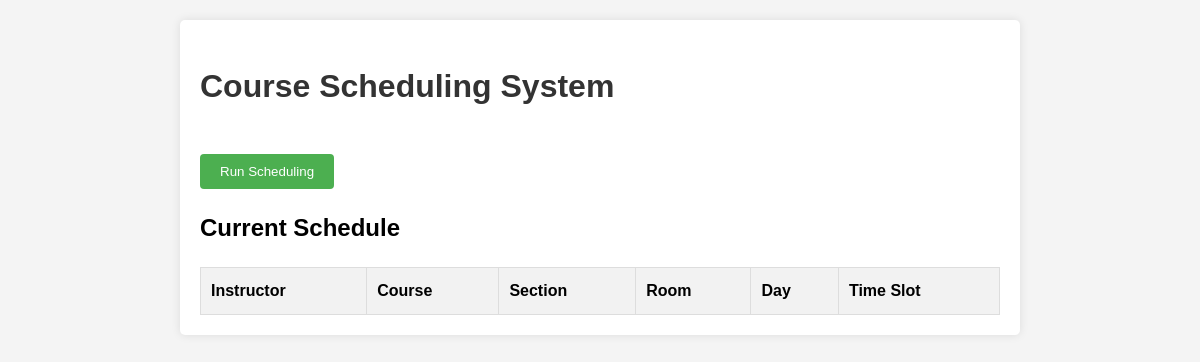
Before: /frame/auto_generated_schedule.php with the older database file.
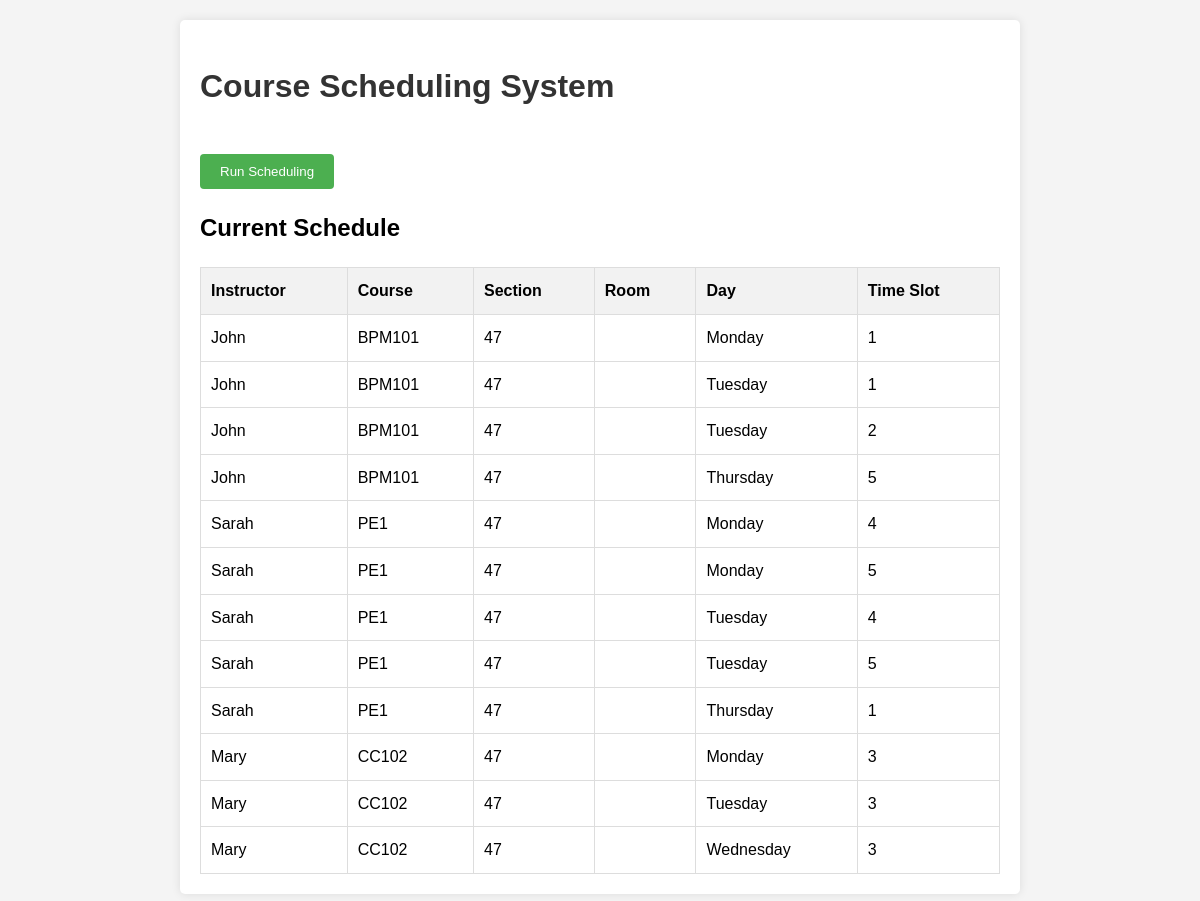
After: the same page with the newer database file.
### tables this page shows
CREATE TABLE `schedules` (
  `schedule_id` int(11) NOT NULL,
  `faculty_id` int(11) NOT NULL,
  `subject_code` varchar(50) NOT NULL,
  `section_id` int(11) NOT NULL,
  `day_of_week` enum('Monday','Tuesday','Wednesday','Thursday','Friday','Saturday','Sunday') NOT NULL,
  `time_slot` varchar(255) NOT NULL,
  `is_checked` tinyint(1) DEFAULT 0,
  `course_id` int(255) DEFAULT NULL,
  `room_id` varchar(255) DEFAULT NULL,
  `department` varchar(35) DEFAULT NULL,
  `year_level` varchar(35) DEFAULT NULL,
  `semester` varchar(10) DEFAULT NULL
);

CREATE TABLE `faculty` (
  `faculty_id` int(11) NOT NULL,
  `firstname` varchar(50) NOT NULL,
  `middlename` varchar(50) DEFAULT NULL,
  `lastname` varchar(50) NOT NULL,
  `college` varchar(100) DEFAULT NULL,
  `employment_status` enum('Full-Time','Part-Time') DEFAULT 'Full-Time',
  `address` text DEFAULT NULL,
  `phone_no` varchar(20) NOT NULL,
  `departmentID` varchar(50) DEFAULT NULL,
  `role` enum('Dean','Department Head','Instructor') DEFAULT NULL,
  `master_specialization` varchar(255) DEFAULT NULL,
  `created_at` timestamp NOT NULL DEFAULT current_timestamp(),
  `max_weekly_hours` int(11) DEFAULT 18
);

### frame/auto_generated_schedule.php (the view, shortened to what this page needs)
<?php
include_once "../connections/connection.php";
function fetchSchedules($conn) {
    $sql = "SELECT s.faculty_id, f.firstname AS instructor_name, s.subject_code, s.section_id, s.room_id, s.day_of_week, s.time_slot
            FROM schedules s
            JOIN faculty f ON s.faculty_id = f.faculty_id
            ORDER BY s.faculty_id, s.day_of_week, s.time_slot";
    $stmt = $conn->prepare($sql);
    $stmt->execute();
    $schedules = $stmt->fetchAll(PDO::FETCH_ASSOC);
    foreach ($schedules as &$schedule) {
        $schedule['time_slot'] = formatTimeSlot($schedule['time_slot']);
    }
    return $schedules;
}
function formatTimeSlot($time_slot) {
    return $time_slot;
}
function formatDayOfWeek($day) {
    global $days_of_week;
    if (is_string($day)) {
        return $day;
    }
    return isset($days_of_week[$day]) ? $days_of_week[$day] : 'Unknown';
}
$schedules = fetchSchedules($conn);
?>
<!DOCTYPE html>
<html lang="en">
<head>
</head>
<body>
    <div class="container">
        <h1>Course Scheduling System</h1>
        <form method="post">
            <input type="submit" name="run_scheduling" value="Run Scheduling" class="button">
        </form>
        <h2>Current Schedule</h2>
    <table>
        <tr>
            <th>Instructor</th>
            <th>Course</th>
            <th>Section</th>
            <th>Room</th>
            <th>Day</th>
            <th>Time Slot</th>
        </tr>
        <?php foreach ($schedules as $schedule): ?>
            <tr>
                <td><?php echo htmlspecialchars($schedule['instructor_name']); ?></td>
                <td><?php echo htmlspecialchars($schedule['subject_code']); ?></td>
                <td><?php echo htmlspecialchars($schedule['section_id']); ?></td>
                <td><?php echo htmlspecialchars($schedule['room_id']); ?></td>
                <td><?php echo htmlspecialchars($schedule['day_of_week']); ?></td>
                <td><?php echo htmlspecialchars($schedule['time_slot']); ?></td>
            </tr>
        <?php endforeach; ?>
    </table>
    </div>
</body>
</html>

### frame/auto_generated_schedule.php (style rules this page uses)
body { font-family: Arial, sans-serif; line-height: 1.6; margin: 0; padding: 20px; background-color: #f4f4f4; }
.container { max-width: 800px; margin: auto; background: white; padding: 20px; border-radius: 5px; box-shadow: 0 0 10px rgba(0,0,0,0.1); }
h1 { color: #333; }
table { width: 100%; border-collapse: collapse; margin-top: 20px; }
th, td { padding: 10px; border: 1px solid #ddd; text-align: left; }
th { background-color: #f2f2f2; }
.button { display: inline-block; background-color: #4CAF50; color: white; padding: 10px 20px; text-align: center; text-decoration: none; border-radius: 4px; cursor: pointer; border: none; margin-top: 20px; }

Changed rows visible on the page:
added schedules: faculty.firstname "John", subject_code "BPM101", section "47", day_of_week "Monday", time_slot "1"
added schedules: faculty.firstname "John", subject_code "BPM101", section "47", day_of_week "Tuesday", time_slot "1"
added schedules: faculty.firstname "John", subject_code "BPM101", section "47", day_of_week "Tuesday", time_slot "2"
added schedules: faculty.firstname "John", subject_code "BPM101", section "47", day_of_week "Thursday", time_slot "5"
added schedules: faculty.firstname "Sarah", subject_code "PE1", section "47", day_of_week "Monday", time_slot "4"
added schedules: faculty.firstname "Sarah", subject_code "PE1", section "47", day_of_week "Monday", time_slot "5"
added schedules: faculty.firstname "Sarah", subject_code "PE1", section "47", day_of_week "Tuesday", time_slot "4"
added schedules: faculty.firstname "Sarah", subject_code "PE1", section "47", day_of_week "Tuesday", time_slot "5"
added schedules: faculty.firstname "Sarah", subject_code "PE1", section "47", day_of_week "Thursday", time_slot "1"
added schedules: faculty.firstname "Mary", subject_code "CC102", section "47", day_of_week "Monday", time_slot "3"
added schedules: faculty.firstname "Mary", subject_code "CC102", section "47", day_of_week "Tuesday", time_slot "3"
added schedules: faculty.firstname "Mary", subject_code "CC102", section "47", day_of_week "Wednesday", time_slot "3"
